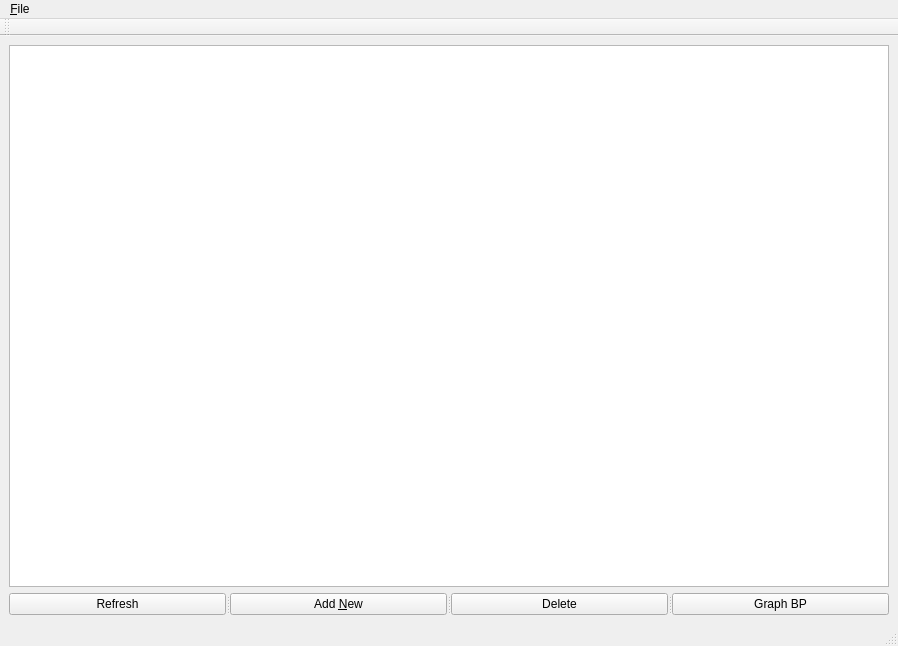
<?xml version="1.0" encoding="UTF-8"?>
<ui version="4.0">
 <class>MainWindow</class>
 <widget class="QMainWindow" name="MainWindow">
  <property name="geometry">
   <rect>
    <x>0</x>
    <y>0</y>
    <width>898</width>
    <height>646</height>
   </rect>
  </property>
  <property name="sizePolicy">
   <sizepolicy hsizetype="Expanding" vsizetype="Expanding">
    <horstretch>0</horstretch>
    <verstretch>1</verstretch>
   </sizepolicy>
  </property>
  <property name="windowTitle">
   <string>MainWindow</string>
  </property>
  <property name="windowIcon">
   <iconset resource="../res/resource.qrc">
    <normaloff>:/ico/blood.png</normaloff>:/ico/blood.png</iconset>
  </property>
  <widget class="QWidget" name="centralwidget">
   <property name="sizePolicy">
    <sizepolicy hsizetype="Expanding" vsizetype="Expanding">
     <horstretch>0</horstretch>
     <verstretch>0</verstretch>
    </sizepolicy>
   </property>
   <layout class="QGridLayout" name="gridLayout">
    <item row="0" column="0">
     <widget class="QTableView" name="tb1">
      <property name="sizePolicy">
       <sizepolicy hsizetype="Expanding" vsizetype="Expanding">
        <horstretch>0</horstretch>
        <verstretch>0</verstretch>
       </sizepolicy>
      </property>
      <property name="minimumSize">
       <size>
        <width>100</width>
        <height>0</height>
       </size>
      </property>
      <property name="lineWidth">
       <number>2</number>
      </property>
      <property name="horizontalScrollMode">
       <enum>QAbstractItemView::ScrollPerItem</enum>
      </property>
      <attribute name="horizontalHeaderStretchLastSection">
       <bool>true</bool>
      </attribute>
     </widget>
    </item>
    <item row="1" column="0">
     <widget class="QSplitter" name="splitter">
      <property name="orientation">
       <enum>Qt::Horizontal</enum>
      </property>
      <widget class="QPushButton" name="btnRefresh">
       <property name="text">
        <string>Refresh</string>
       </property>
      </widget>
      <widget class="QPushButton" name="btnVform">
       <property name="text">
        <string>Add &amp;New</string>
       </property>
      </widget>
      <widget class="QPushButton" name="btnDelete">
       <property name="text">
        <string>Delete</string>
       </property>
      </widget>
      <widget class="QPushButton" name="btnGraphbp">
       <property name="text">
        <string>Graph BP</string>
       </property>
      </widget>
     </widget>
    </item>
   </layout>
  </widget>
  <widget class="QMenuBar" name="menubar">
   <property name="geometry">
    <rect>
     <x>0</x>
     <y>0</y>
     <width>898</width>
     <height>31</height>
    </rect>
   </property>
   <widget class="QMenu" name="menu_File">
    <property name="title">
     <string>&amp;File</string>
    </property>
    <addaction name="actionExit"/>
   </widget>
   <addaction name="menu_File"/>
  </widget>
  <widget class="QStatusBar" name="statusbar"/>
  <widget class="QToolBar" name="toolBar">
   <property name="windowTitle">
    <string>toolBar</string>
   </property>
   <attribute name="toolBarArea">
    <enum>TopToolBarArea</enum>
   </attribute>
   <attribute name="toolBarBreak">
    <bool>false</bool>
   </attribute>
  </widget>
  <action name="actionExit">
   <property name="text">
    <string>Exit</string>
   </property>
  </action>
 </widget>
 <resources>
  <include location="../res/resource.qrc"/>
 </resources>
 <connections/>
</ui>
